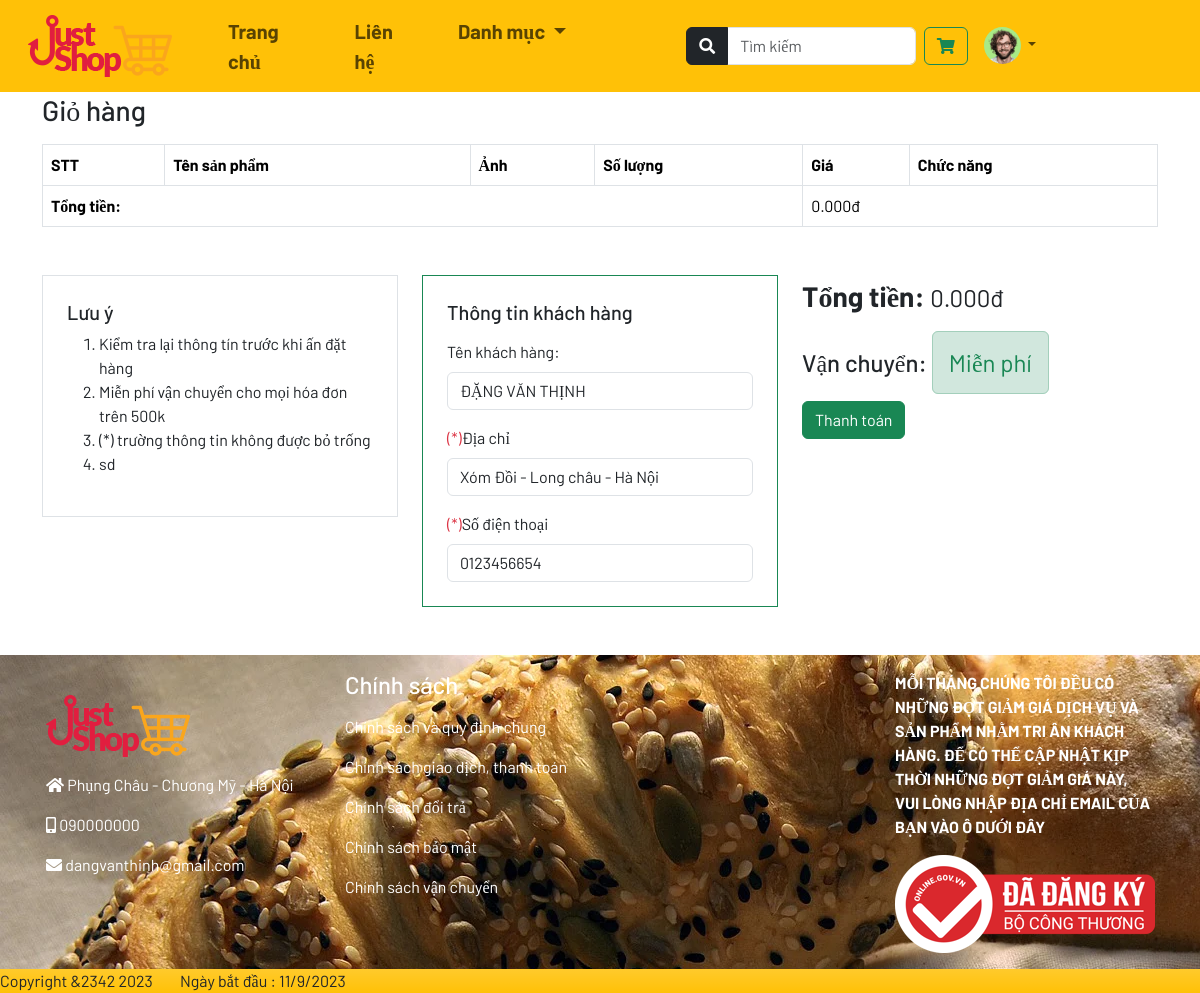
The app's page /controller/index.php?act=cart (signed in) with its own data.
### tables this page shows
CREATE TABLE `khach_hang` (
  `ma_kh` int(11) NOT NULL,
  `hoten` varchar(150) NOT NULL,
  `matkhau` varchar(150) NOT NULL,
  `email` varchar(150) NOT NULL,
  `anh` varchar(250) NOT NULL,
  `kich_hoat` bit(1) NOT NULL,
  `vai_tro` bit(1) NOT NULL,
  `dia_chi` varchar(150) NOT NULL,
  `phone` varchar(14) NOT NULL
);

### model/PDO.php (called while the page is built, shortened)
<?php
function pdo_query_one($sql){
    $conn = connect();
    $stmt = $conn->prepare($sql);
    $stmt->execute();
    $kq = $stmt->fetch();
    return $kq;
}
?>

### model/GetData.php (called while the page is built, shortened)
<?php
require_once 'PDO.php';
function getOneKH($idkh){
    $query = "SELECT * FROM khach_hang WHERE ma_kh='$idkh'";
    return pdo_query_one($query);
}
?>

### view/client/cart.php (the view, shortened to what this page needs)
<div class="margin_top">
    <div class="container my-3">
        <div class="my-3">
            <h3>Giỏ hàng </h3>
        </div>
        <table class="table table-bordered">
            <thead>
                <tr>
                    <th>STT</th>
                    <th>Tên sản phẩm</th>
                    <th>Ảnh</th>
                    <th>Số lượng</th>
                    <th>Giá</th>
                    <th>Chức năng</th>
                </tr>
            </thead>
            <tr>
                <td colspan="4" class="fw-bold">Tổng tiền:</td>
                <td colspan="2">
                    <span class="totalPrices"></span>
                </td>
            </tr>
        </table>
        <div class="my-5">
            <div class="row d-flex justify-content-between">
                <div class="col-md-4">
                    <div class="border p-4">
                        <h5>Lưu ý</h5>
                        <ol>
                            <li>Kiểm tra lại thông tín trước khi ấn đặt hàng</li>
                            <li>Miễn phí vận chuyển cho mọi hóa đơn trên 500k</li>
                            <li>(*) trường thông tin không được bỏ trống</li>
                            <li>sd</li>
                        </ol>
                    </div>
                </div>
                <div class="col-md-4">
                    <form action="" method="post" class="border p-4 border-success">
                        <h5>Thông tin khách hàng</h5>
                        <div>
                            <div class="mt-3">
                                <label for="" class="form-label">Tên khách hàng:</label>
                                <input type="text" name="" id="" value="<?= isset($kh)?$kh['hoten']:''?>" placeholder="Họ tên khách hàng" class="form-control">
                            </div>
                            <div class="mt-3">
                                <label for="" class="form-label"><span class="text-danger">(*)</span>Địa chỉ</label>
                                <input type="text" value="<?= isset($kh)?$kh['dia_chi']:''?>" class="form-control fs-6" placeholder="Xóm,số nhà /Thôn,dường/Xã,phường/Huyện,quận/Thành phố,tỉnh">
                            </div>
                            <div class="mt-3">
                                <label for="" class="form-label"><span class="text-danger">(*)</span>Số điện thoại</label>
                                <input type="text" value="<?= isset($kh)?$kh['phone']:''?>" class="form-control fs-6" placeholder="Số điện thoại ví dụ :0932******">
                            </div>
                        </div>
                    </form>
                </div>
                <div class="col-md-4">
                    <div>
                        <p class="fs-3 fw-bold">Tổng tiền: <span class="fs-4 fw-normal totalPrices"></span></p>
                    </div>
                    <div class="btn-group my-3">
                        <h4 class="">Vận chuyển: <span class="alert alert-success fw-normal text-success">Miễn phí</span></h4>
                    </div>
                    <div>
                        <button class="btn btn-success">Thanh toán</button>
                    </div>
                </div>
            </div>
        </div>
    </div>
</div>

### view/client/component/header.php (shortened to what this page needs)
<div class="fixed-top fw-bold">
    <nav class="navbar navbar-expand-lg bg-warning">
      <div class="container-fluid">
        <a class="navbar-brand px-3" href="?act=home">
            <img src="../view/assets/img/customize/just-shop-logo.png" alt="">
        </a>
        <div class="collapse navbar-collapse" id="navbarTogglerDemo02">
          <ul class="navbar-nav me-auto mb-2 fs-5 mb-lg-0">
            <li class="nav-item mx-3">
              <a class="nav-link" aria-current="page" href="?act=home">Trang chủ</a>
            </li>
            <li class="nav-item mx-3">
              <a class="nav-link" href="#">Liên hệ</a>
            </li>
            <li class="nav-item dropdown mx-3">
                <a class="nav-link dropdown-toggle" href="#" role="button" data-bs-toggle="dropdown" aria-expanded="false">
                    Danh mục
                </a>
            </li>
          </ul>
          <div class="d-flex mx-5">
            <ul class="navbar-nav me-5 px-5">
                <li class="nav-item">
                    <div class="my-2">
                        <form action="?act=search" method="post" class="input-group">
                            <button name="search" type="submit" class="btn btn-dark"><i class="fas fa-search"></i></button>
                            <input type="text" name="search_product" id="" class="form-control" placeholder="Tìm kiếm">
                        </form>
                    </div>
                </li>
                <li class="nav-item">
                    <a class="nav-link" href="?act=cart" >
                        <div class="btn btn-outline-success">
                            <i class="fas fa-shopping-cart"><span id="numberCart" class=""></span></i>
                        </div>
                    </a>
                </li>
                <?php if(isset($_SESSION['email']) && (isset($_SESSION['password']))):?>
                    <?php $kh = getOneKH($_SESSION['idkh'])?>
                <li class="nav-item dropdown">
                    <a class="nav-link dropdown-toggle" href="#"
                    role="button" data-bs-toggle="dropdown"
                    aria-expanded="false">
                            <img src="<?= $kh['anh']?>" alt="" class="img_user">
                    </a>
                </li>
            <?php endif ?>
            </ul>
          </div>
        </div>
      </div>
    </nav>
</div>
                <div class="offcanvas-header">
                    <h5 class="offcanvas-title" id="offcanvasNavbarLabel">Offcanvas</h5>
                </div>

### view/assets/css/customize.css (style rules this page uses)
* { font-family: Barlow; }
.margin_top { margin-top: 4rem; }
.img_user { width: 37px; height: 37px; border-radius: 50%; }

### records on screen
khach_hang: anh (picture), hoten "ĐẶNG VĂN THỊNH", dia_chi "Xóm Đồi - Long châu - Hà Nội", phone "0123456654"
